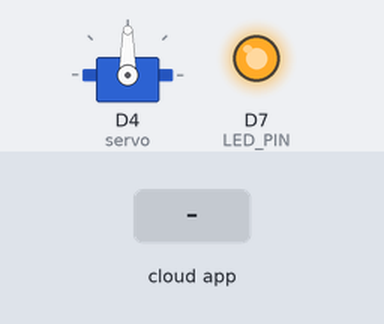
A program run on a simulated ESP8266 (Wemos D1 mini). Parts: servo, output pins drawn as LEDs (lit = HIGH). The test bench sets the inputs (shaded band). WiFi joins after 1.5 s; servers stay silent unless stated; not simulated (calls return 0 or success): wificredentials.h; what the program prints to the serial monitor is not drawn.

Above: at 2.7 s.
2.8 s: the phone or cloud app sets ServoMotor to 0
At 3.2 s:
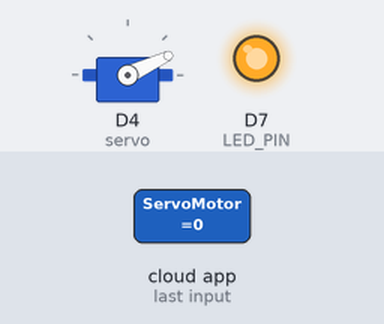
4.3 s: the phone or cloud app sets ServoMotor to 1
At 5.5 s:
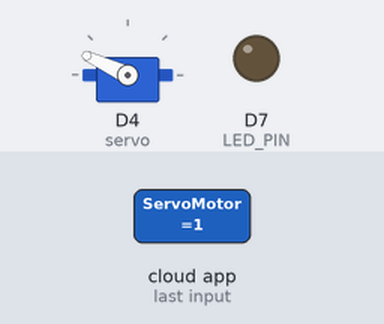
At 19.7 s:
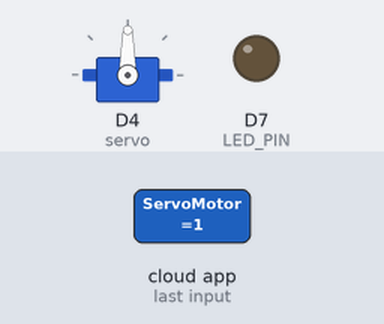
Timing chart, 0 to 20.3 s (numbered marks = the images above; inputs shaded):
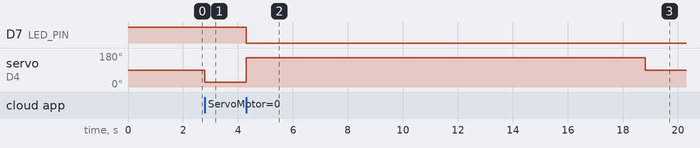

Measured:
- after the input at 2.8 s, servo on D4 (servo): 90° → 25° at once
- after the input at 4.3 s, D7 (LED_PIN): HIGH → LOW at once; servo on D4 (servo): 25° → 155° at once, → 90° 14.5 s later

The program:

main.cpp
```cpp
// Created by Alberto Ricci Bitti
// December 2019 - Started from EspAlexa library examples, mixed-in a Servo output to mimic an uman pressing two buttons :-)


#include <Arduino.h>
#define ESPALEXA_DEBUG
#ifdef ARDUINO_ARCH_ESP32
#include <WiFi.h>
#else
#include <ESP8266WiFi.h>
#endif
#include <Servo.h>
#include <fauxmoESP.h>

// Notice: credentials are .gitignore'd!
// Please add your own wificredentials.h in order to #define WIFI_CREDENTIALS_SSID and WIFI_CREDENTIALS_PASSWORD
#include "wificredentials.h"

Servo servo;
int servoDelay = 0;

const char* ssid = WIFI_CREDENTIALS_SSID;
const char* password = WIFI_CREDENTIALS_PASSWORD;

#define LED_PIN D7
#define LED_INIT pinMode(LED_PIN, OUTPUT)

#define LED_ON  digitalWrite( LED_PIN, LOW )
#define LED_OFF digitalWrite( LED_PIN, HIGH )

boolean wifiConnected = false;

fauxmoESP fauxmo;

void servoChanged(bool isOn) {
  Serial.print("Servo = ");
  Serial.println( isOn ? "ON" :"OFF" );
  int servoAngleSpan = 65;
  if (isOn)
  {
    servo.write( 90 + servoAngleSpan );
    LED_ON;
  }
  else
  {
    servo.write( 90 - servoAngleSpan );
    LED_OFF;
  }

  servoDelay = 11 * 1000 /*mS*/;
}


// connect to wifi – returns true if successful or false if not
boolean connectWifi(){
  boolean state = true;
  int i = 0;

  WiFi.mode(WIFI_STA);
  WiFi.begin(ssid, password);
  Serial.println("");
  Serial.println("Connecting to WiFi");

  // Wait for connection
  Serial.print("Connecting...");
  while (WiFi.status() != WL_CONNECTED) {
    delay(500);
    Serial.print(".");
    if (i > 20){
      state = false; break;
    }
    i++;
  }
  Serial.println("");
  if (state){
    Serial.print("Connected to ");
    Serial.println(ssid);
    Serial.print("IP address: ");
    Serial.println(WiFi.localIP());
  }
  else {
    Serial.println("Connection failed.");
  }
  return state;
}

void setup()
{
  LED_INIT;
  LED_OFF;
  servo.attach( 2 );
  servo.write( 90 );

  Serial.begin(115200);
  // Initialise wifi connection
  wifiConnected = connectWifi();

  if(wifiConnected)
  {
    fauxmo.addDevice("ServoMotor");
    //fauxmo.setState("ServoMotor", 0, 1);
    fauxmo.onSetState([](unsigned char device_id, const char * device_name, bool state, unsigned char value) {
          if ( strcmp(device_name, "ServoMotor")==0 )
          {
            servoChanged( state );
            Serial.printf("[MAIN] Device #%d (%s) state: %s value: %d\n", device_id, device_name, state ? "ON" : "OFF", value);
          }
      });
    fauxmo.setPort(80); // required for gen3 devices
    fauxmo.enable(true);
  }
  else
  {
    while (1) {
      Serial.println("Cannot connect to WiFi. Please check data and reset the ESP.");
      delay(2500);
    }
  }
}


void loop()
{
  //espalexa.loop();
  fauxmo.handle();

  // check for connection breaks
  if(WiFi.status() != WL_CONNECTED)
  {
    Serial.println("Connection lost, rebooting...");
    delay(10000);
    ESP.restart();
    delay(10000);
  }

  // put servo at rest after some delay,
  // here we can assume taking about 1mS per loop
  delay(1);
  if (servoDelay > 0)
  {
    servoDelay--;
    if ( servoDelay == 0 )
      servo.write( 90 );
  }
}
```
